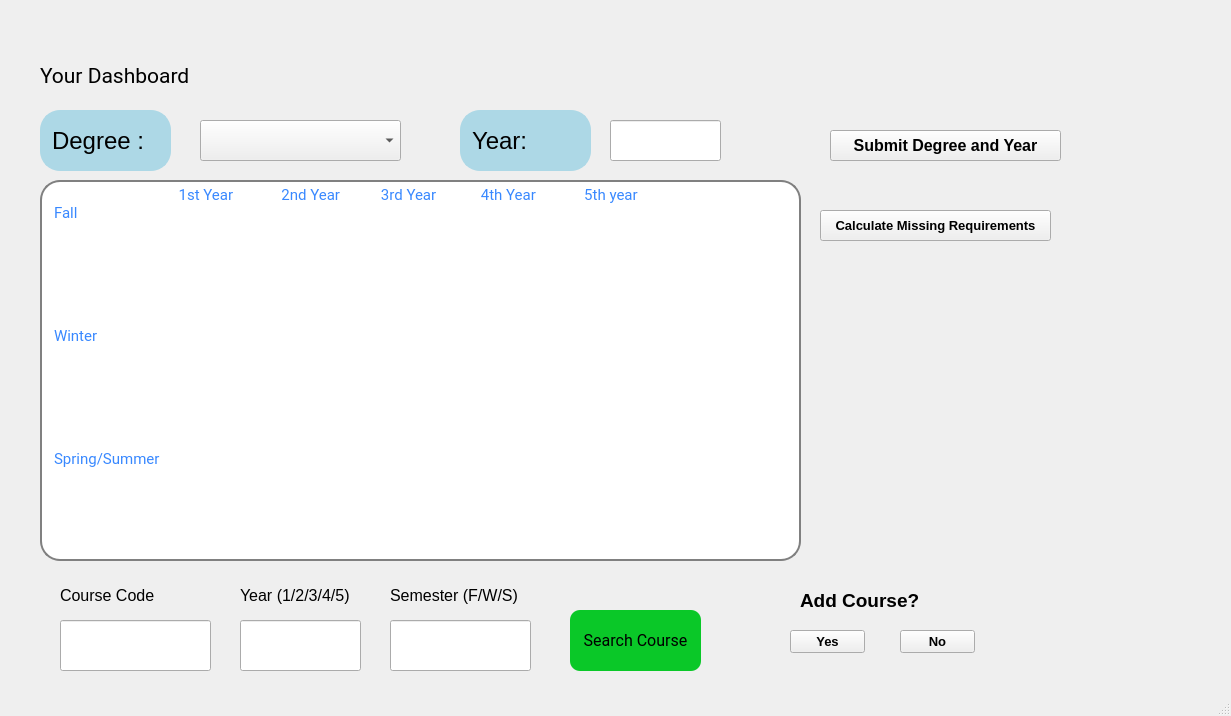
 <widget class="QMainWindow" name="DashBoard">
  <property name="geometry">
   <rect>
    <x>0</x>
    <y>0</y>
    <width>1231</width>
    <height>716</height>
   </rect>
  </property>
  <property name="windowTitle">
   <string>MainWindow</string>
  </property>
  <widget class="QWidget" name="centralwidget">
   <widget class="QTextBrowser" name="textBrowser_16">
    <property name="geometry">
     <rect>
      <x>660</x>
      <y>450</y>
      <width>71</width>
      <height>41</height>
     </rect>
    </property>
    <property name="styleSheet">
     <string notr="true">
border: 0px solid lightblue;</string>
    </property>
    <property name="verticalScrollBarPolicy">
     <enum>Qt::ScrollBarAlwaysOff</enum>
    </property>
    <property name="html">
     <string>&lt;!DOCTYPE HTML PUBLIC &quot;-//W3C//DTD HTML 4.0//EN&quot; &quot;http://www.w3.org/TR/REC-html40/strict.dtd&quot;&gt;
&lt;html&gt;&lt;head&gt;&lt;meta name=&quot;qrichtext&quot; content=&quot;1&quot; /&gt;&lt;style type=&quot;text/css&quot;&gt;
p, li { white-space: pre-wrap; }
&lt;/style&gt;&lt;/head&gt;&lt;body style=&quot; font-family:'MS Shell Dlg 2'; font-size:9.75pt; font-weight:400; font-style:normal;&quot;&gt;
&lt;p style=&quot;-qt-paragraph-type:empty; margin-top:0px; margin-bottom:0px; margin-left:0px; margin-right:0px; -qt-block-indent:0; text-indent:0px; font-size:8.25pt;&quot;&gt;&lt;br /&gt;&lt;/p&gt;&lt;/body&gt;&lt;/html&gt;</string>
    </property>
   </widget>
   <widget class="QTextBrowser" name="textBrowser_13">
    <property name="geometry">
     <rect>
      <x>560</x>
      <y>450</y>
      <width>71</width>
      <height>41</height>
     </rect>
    </property>
    <property name="styleSheet">
     <string notr="true">
border: 0px solid lightblue;</string>
    </property>
    <property name="verticalScrollBarPolicy">
     <enum>Qt::ScrollBarAlwaysOff</enum>
    </property>
    <property name="html">
     <string>&lt;!DOCTYPE HTML PUBLIC &quot;-//W3C//DTD HTML 4.0//EN&quot; &quot;http://www.w3.org/TR/REC-html40/strict.dtd&quot;&gt;
&lt;html&gt;&lt;head&gt;&lt;meta name=&quot;qrichtext&quot; content=&quot;1&quot; /&gt;&lt;style type=&quot;text/css&quot;&gt;
p, li { white-space: pre-wrap; }
&lt;/style&gt;&lt;/head&gt;&lt;body style=&quot; font-family:'MS Shell Dlg 2'; font-size:9.75pt; font-weight:400; font-style:normal;&quot;&gt;
&lt;p style=&quot;-qt-paragraph-type:empty; margin-top:0px; margin-bottom:0px; margin-left:0px; margin-right:0px; -qt-block-indent:0; text-indent:0px; font-size:8.25pt;&quot;&gt;&lt;br /&gt;&lt;/p&gt;&lt;/body&gt;&lt;/html&gt;</string>
    </property>
   </widget>
   <widget class="QPushButton" name="pushButton_2">
    <property name="geometry">
     <rect>
      <x>570</x>
      <y>610</y>
      <width>131</width>
      <height>61</height>
     </rect>
    </property>
    <property name="font">
     <font>
      <family>Roboto</family>
      <pointsize>12</pointsize>
     </font>
    </property>
    <property name="styleSheet">
     <string notr="true">background-color: rgb(10, 200, 40);
  border-radius: 10px;</string>
    </property>
    <property name="text">
     <string>Search Course</string>
    </property>
   </widget>
   <widget class="QLineEdit" name="lineEdit_3">
    <property name="geometry">
     <rect>
      <x>60</x>
      <y>620</y>
      <width>151</width>
      <height>51</height>
     </rect>
    </property>
    <property name="text">
     <string/>
    </property>
   </widget>
   <widget class="QPushButton" name="yesBtn">
    <property name="geometry">
     <rect>
      <x>790</x>
      <y>630</y>
      <width>75</width>
      <height>23</height>
     </rect>
    </property>
    <property name="font">
     <font>
      <pointsize>10</pointsize>
      <weight>75</weight>
      <bold>true</bold>
     </font>
    </property>
    <property name="text">
     <string>Yes</string>
    </property>
   </widget>
   <widget class="QLineEdit" name="lineEdit_5">
    <property name="geometry">
     <rect>
      <x>460</x>
      <y>110</y>
      <width>131</width>
      <height>61</height>
     </rect>
    </property>
    <property name="font">
     <font>
      <family>MS Shell Dlg 2</family>
      <pointsize>18</pointsize>
     </font>
    </property>
    <property name="styleSheet">
     <string notr="true"> QLineEdit {
     border: 2px solid lightblue;
     border-radius: 20px;
     padding: 0 8px;
     background: lightblue;
     selection-background-color: darkgray;
 }</string>
    </property>
    <property name="text">
     <string>Year:</string>
    </property>
    <property name="readOnly">
     <bool>true</bool>
    </property>
   </widget>
   <widget class="QLabel" name="label_3">
    <property name="geometry">
     <rect>
      <x>60</x>
      <y>580</y>
      <width>121</width>
      <height>31</height>
     </rect>
    </property>
    <property name="font">
     <font>
      <pointsize>12</pointsize>
     </font>
    </property>
    <property name="text">
     <string>Course Code</string>
    </property>
   </widget>
   <widget class="QTextBrowser" name="textBrowser_14">
    <property name="geometry">
     <rect>
      <x>680</x>
      <y>250</y>
      <width>101</width>
      <height>81</height>
     </rect>
    </property>
    <property name="styleSheet">
     <string notr="true">border: 0px solid lightblue;</string>
    </property>
    <property name="verticalScrollBarPolicy">
     <enum>Qt::ScrollBarAlwaysOff</enum>
    </property>
    <property name="html">
     <string>&lt;!DOCTYPE HTML PUBLIC &quot;-//W3C//DTD HTML 4.0//EN&quot; &quot;http://www.w3.org/TR/REC-html40/strict.dtd&quot;&gt;
&lt;html&gt;&lt;head&gt;&lt;meta name=&quot;qrichtext&quot; content=&quot;1&quot; /&gt;&lt;style type=&quot;text/css&quot;&gt;
p, li { white-space: pre-wrap; }
&lt;/style&gt;&lt;/head&gt;&lt;body style=&quot; font-family:'MS Shell Dlg 2'; font-size:9.75pt; font-weight:400; font-style:normal;&quot;&gt;
&lt;p style=&quot;-qt-paragraph-type:empty; margin-top:0px; margin-bottom:0px; margin-left:0px; margin-right:0px; -qt-block-indent:0; text-indent:0px; font-size:8.25pt;&quot;&gt;&lt;br /&gt;&lt;/p&gt;&lt;/body&gt;&lt;/html&gt;</string>
    </property>
   </widget>
   <widget class="QTextEdit" name="textEdit">
    <property name="enabled">
     <bool>true</bool>
    </property>
    <property name="geometry">
     <rect>
      <x>40</x>
      <y>180</y>
      <width>761</width>
      <height>381</height>
     </rect>
    </property>
    <property name="font">
     <font>
      <family>Roboto</family>
      <pointsize>9</pointsize>
     </font>
    </property>
    <property name="styleSheet">
     <string notr="true"> QTextEdit {
     border: 2px solid gray;
     border-radius: 20px;
     padding: 0 8px;
     background: white;
     selection-background-color: darkgray;
	
	color: rgb(56, 136, 255);

 }</string>
    </property>
    <property name="html">
     <string>&lt;!DOCTYPE HTML PUBLIC &quot;-//W3C//DTD HTML 4.0//EN&quot; &quot;http://www.w3.org/TR/REC-html40/strict.dtd&quot;&gt;
&lt;html&gt;&lt;head&gt;&lt;meta name=&quot;qrichtext&quot; content=&quot;1&quot; /&gt;&lt;style type=&quot;text/css&quot;&gt;
p, li { white-space: pre-wrap; }
&lt;/style&gt;&lt;/head&gt;&lt;body style=&quot; font-family:'Roboto'; font-size:9pt; font-weight:400; font-style:normal;&quot;&gt;
&lt;p style=&quot; margin-top:0px; margin-bottom:0px; margin-left:0px; margin-right:0px; -qt-block-indent:0; text-indent:0px;&quot;&gt;&lt;span style=&quot; font-family:'MS Shell Dlg 2'; font-size:11pt;&quot;&gt;	            1st Year             2nd Year           3rd Year            4th Year             5th year	&lt;/span&gt;&lt;/p&gt;
&lt;p style=&quot; margin-top:0px; margin-bottom:0px; margin-left:0px; margin-right:0px; -qt-block-indent:0; text-indent:0px;&quot;&gt;&lt;span style=&quot; font-family:'MS Shell Dlg 2'; font-size:11pt;&quot;&gt;Fall	&lt;/span&gt;&lt;/p&gt;
&lt;p style=&quot;-qt-paragraph-type:empty; margin-top:0px; margin-bottom:0px; margin-left:0px; margin-right:0px; -qt-block-indent:0; text-indent:0px; font-family:'MS Shell Dlg 2'; font-size:11pt;&quot;&gt;&lt;br /&gt;&lt;/p&gt;
&lt;p style=&quot;-qt-paragraph-type:empty; margin-top:0px; margin-bottom:0px; margin-left:0px; margin-right:0px; -qt-block-indent:0; text-indent:0px; font-family:'MS Shell Dlg 2'; font-size:11pt;&quot;&gt;&lt;br /&gt;&lt;/p&gt;
&lt;p style=&quot;-qt-paragraph-type:empty; margin-top:0px; margin-bottom:0px; margin-left:0px; margin-right:0px; -qt-block-indent:0; text-indent:0px; font-family:'MS Shell Dlg 2'; font-size:11pt;&quot;&gt;&lt;br /&gt;&lt;/p&gt;
&lt;p style=&quot;-qt-paragraph-type:empty; margin-top:0px; margin-bottom:0px; margin-left:0px; margin-right:0px; -qt-block-indent:0; text-indent:0px; font-family:'MS Shell Dlg 2'; font-size:11pt;&quot;&gt;&lt;br /&gt;&lt;/p&gt;
&lt;p style=&quot;-qt-paragraph-type:empty; margin-top:0px; margin-bottom:0px; margin-left:0px; margin-right:0px; -qt-block-indent:0; text-indent:0px;&quot;&gt;&lt;br /&gt;&lt;/p&gt;
&lt;p style=&quot;-qt-paragraph-type:empty; margin-top:0px; margin-bottom:0px; margin-left:0px; margin-right:0px; -qt-block-indent:0; text-indent:0px; font-family:'MS Shell Dlg 2'; font-size:11pt;&quot;&gt;&lt;br /&gt;&lt;/p&gt;
&lt;p style=&quot; margin-top:0px; margin-bottom:0px; margin-left:0px; margin-right:0px; -qt-block-indent:0; text-indent:0px;&quot;&gt;&lt;span style=&quot; font-family:'MS Shell Dlg 2'; font-size:11pt;&quot;&gt;Winter&lt;/span&gt;&lt;/p&gt;
&lt;p style=&quot;-qt-paragraph-type:empty; margin-top:0px; margin-bottom:0px; margin-left:0px; margin-right:0px; -qt-block-indent:0; text-indent:0px; font-family:'MS Shell Dlg 2'; font-size:11pt;&quot;&gt;&lt;br /&gt;&lt;/p&gt;
&lt;p style=&quot;-qt-paragraph-type:empty; margin-top:0px; margin-bottom:0px; margin-left:0px; margin-right:0px; -qt-block-indent:0; text-indent:0px; font-family:'MS Shell Dlg 2'; font-size:11pt;&quot;&gt;&lt;br /&gt;&lt;/p&gt;
&lt;p style=&quot;-qt-paragraph-type:empty; margin-top:0px; margin-bottom:0px; margin-left:0px; margin-right:0px; -qt-block-indent:0; text-indent:0px; font-family:'MS Shell Dlg 2'; font-size:11pt;&quot;&gt;&lt;br /&gt;&lt;/p&gt;
&lt;p style=&quot;-qt-paragraph-type:empty; margin-top:0px; margin-bottom:0px; margin-left:0px; margin-right:0px; -qt-block-indent:0; text-indent:0px; font-family:'MS Shell Dlg 2'; font-size:11pt;&quot;&gt;&lt;br /&gt;&lt;/p&gt;
&lt;p style=&quot;-qt-paragraph-type:empty; margin-top:0px; margin-bottom:0px; margin-left:0px; margin-right:0px; -qt-block-indent:0; text-indent:0px;&quot;&gt;&lt;br /&gt;&lt;/p&gt;
&lt;p style=&quot;-qt-paragraph-type:empty; margin-top:0px; margin-bottom:0px; margin-left:0px; margin-right:0px; -qt-block-indent:0; text-indent:0px; font-family:'MS Shell Dlg 2'; font-size:11pt;&quot;&gt;&lt;br /&gt;&lt;/p&gt;
&lt;p style=&quot; margin-top:0px; margin-bottom:0px; margin-left:0px; margin-right:0px; -qt-block-indent:0; text-indent:0px;&quot;&gt;&lt;span style=&quot; font-family:'MS Shell Dlg 2'; font-size:11pt;&quot;&gt;Spring/Summer&lt;/span&gt;&lt;/p&gt;&lt;/body&gt;&lt;/html&gt;</string>
    </property>
   </widget>
   <widget class="QTextBrowser" name="textBrowser">
    <property name="geometry">
     <rect>
      <x>190</x>
      <y>250</y>
      <width>101</width>
      <height>81</height>
     </rect>
    </property>
    <property name="styleSheet">
     <string notr="true">
border: 0px solid lightblue;
</string>
    </property>
    <property name="verticalScrollBarPolicy">
     <enum>Qt::ScrollBarAlwaysOff</enum>
    </property>
    <property name="html">
     <string>&lt;!DOCTYPE HTML PUBLIC &quot;-//W3C//DTD HTML 4.0//EN&quot; &quot;http://www.w3.org/TR/REC-html40/strict.dtd&quot;&gt;
&lt;html&gt;&lt;head&gt;&lt;meta name=&quot;qrichtext&quot; content=&quot;1&quot; /&gt;&lt;style type=&quot;text/css&quot;&gt;
p, li { white-space: pre-wrap; }
&lt;/style&gt;&lt;/head&gt;&lt;body style=&quot; font-family:'MS Shell Dlg 2'; font-size:9.75pt; font-weight:400; font-style:normal;&quot;&gt;
&lt;p style=&quot;-qt-paragraph-type:empty; margin-top:0px; margin-bottom:0px; margin-left:0px; margin-right:0px; -qt-block-indent:0; text-indent:0px; font-size:8.25pt;&quot;&gt;&lt;br /&gt;&lt;/p&gt;&lt;/body&gt;&lt;/html&gt;</string>
    </property>
   </widget>
   <widget class="QLineEdit" name="yearIn">
    <property name="geometry">
     <rect>
      <x>610</x>
      <y>120</y>
      <width>111</width>
      <height>41</height>
     </rect>
    </property>
    <property name="font">
     <font>
      <pointsize>11</pointsize>
     </font>
    </property>
   </widget>
   <widget class="QTextBrowser" name="textBrowser_11">
    <property name="geometry">
     <rect>
      <x>430</x>
      <y>340</y>
      <width>101</width>
      <height>81</height>
     </rect>
    </property>
    <property name="styleSheet">
     <string notr="true">border: 0px solid lightblue;</string>
    </property>
    <property name="verticalScrollBarPolicy">
     <enum>Qt::ScrollBarAlwaysOff</enum>
    </property>
    <property name="html">
     <string>&lt;!DOCTYPE HTML PUBLIC &quot;-//W3C//DTD HTML 4.0//EN&quot; &quot;http://www.w3.org/TR/REC-html40/strict.dtd&quot;&gt;
&lt;html&gt;&lt;head&gt;&lt;meta name=&quot;qrichtext&quot; content=&quot;1&quot; /&gt;&lt;style type=&quot;text/css&quot;&gt;
p, li { white-space: pre-wrap; }
&lt;/style&gt;&lt;/head&gt;&lt;body style=&quot; font-family:'MS Shell Dlg 2'; font-size:9.75pt; font-weight:400; font-style:normal;&quot;&gt;
&lt;p style=&quot;-qt-paragraph-type:empty; margin-top:0px; margin-bottom:0px; margin-left:0px; margin-right:0px; -qt-block-indent:0; text-indent:0px; font-size:8.25pt;&quot;&gt;&lt;br /&gt;&lt;/p&gt;&lt;/body&gt;&lt;/html&gt;</string>
    </property>
   </widget>
   <widget class="QTextBrowser" name="textBrowser_12">
    <property name="geometry">
     <rect>
      <x>430</x>
      <y>450</y>
      <width>71</width>
      <height>41</height>
     </rect>
    </property>
    <property name="styleSheet">
     <string notr="true">
border: 0px solid lightblue;</string>
    </property>
    <property name="verticalScrollBarPolicy">
     <enum>Qt::ScrollBarAlwaysOff</enum>
    </property>
    <property name="html">
     <string>&lt;!DOCTYPE HTML PUBLIC &quot;-//W3C//DTD HTML 4.0//EN&quot; &quot;http://www.w3.org/TR/REC-html40/strict.dtd&quot;&gt;
&lt;html&gt;&lt;head&gt;&lt;meta name=&quot;qrichtext&quot; content=&quot;1&quot; /&gt;&lt;style type=&quot;text/css&quot;&gt;
p, li { white-space: pre-wrap; }
&lt;/style&gt;&lt;/head&gt;&lt;body style=&quot; font-family:'MS Shell Dlg 2'; font-size:9.75pt; font-weight:400; font-style:normal;&quot;&gt;
&lt;p style=&quot;-qt-paragraph-type:empty; margin-top:0px; margin-bottom:0px; margin-left:0px; margin-right:0px; -qt-block-indent:0; text-indent:0px; font-size:8.25pt;&quot;&gt;&lt;br /&gt;&lt;/p&gt;&lt;/body&gt;&lt;/html&gt;</string>
    </property>
   </widget>
   <widget class="QTextBrowser" name="textBrowser_9">
    <property name="geometry">
     <rect>
      <x>310</x>
      <y>340</y>
      <width>101</width>
      <height>81</height>
     </rect>
    </property>
    <property name="styleSheet">
     <string notr="true">
border: 0px solid lightblue;</string>
    </property>
    <property name="verticalScrollBarPolicy">
     <enum>Qt::ScrollBarAlwaysOff</enum>
    </property>
    <property name="html">
     <string>&lt;!DOCTYPE HTML PUBLIC &quot;-//W3C//DTD HTML 4.0//EN&quot; &quot;http://www.w3.org/TR/REC-html40/strict.dtd&quot;&gt;
&lt;html&gt;&lt;head&gt;&lt;meta name=&quot;qrichtext&quot; content=&quot;1&quot; /&gt;&lt;style type=&quot;text/css&quot;&gt;
p, li { white-space: pre-wrap; }
&lt;/style&gt;&lt;/head&gt;&lt;body style=&quot; font-family:'MS Shell Dlg 2'; font-size:9.75pt; font-weight:400; font-style:normal;&quot;&gt;
&lt;p style=&quot;-qt-paragraph-type:empty; margin-top:0px; margin-bottom:0px; margin-left:0px; margin-right:0px; -qt-block-indent:0; text-indent:0px; font-size:8.25pt;&quot;&gt;&lt;br /&gt;&lt;/p&gt;&lt;/body&gt;&lt;/html&gt;</string>
    </property>
   </widget>
   <widget class="QLineEdit" name="lineEdit">
    <property name="geometry">
     <rect>
      <x>40</x>
      <y>110</y>
      <width>131</width>
      <height>61</height>
     </rect>
    </property>
    <property name="font">
     <font>
      <family>MS Shell Dlg 2</family>
      <pointsize>18</pointsize>
     </font>
    </property>
    <property name="styleSheet">
     <string notr="true"> QLineEdit {
     border: 2px solid lightblue;
     border-radius: 20px;
     padding: 0 8px;
     background: lightblue;
     selection-background-color: darkgray;
 }</string>
    </property>
    <property name="text">
     <string>Degree : </string>
    </property>
    <property name="readOnly">
     <bool>true</bool>
    </property>
   </widget>
   <widget class="QLineEdit" name="lineEdit_4">
    <property name="geometry">
     <rect>
      <x>390</x>
      <y>620</y>
      <width>141</width>
      <height>51</height>
     </rect>
    </property>
   </widget>
   <widget class="QTextBrowser" name="textBrowser_3">
    <property name="geometry">
     <rect>
      <x>430</x>
      <y>250</y>
      <width>101</width>
      <height>81</height>
     </rect>
    </property>
    <property name="styleSheet">
     <string notr="true">border: 0px solid lightblue;</string>
    </property>
    <property name="verticalScrollBarPolicy">
     <enum>Qt::ScrollBarAlwaysOff</enum>
    </property>
    <property name="html">
     <string>&lt;!DOCTYPE HTML PUBLIC &quot;-//W3C//DTD HTML 4.0//EN&quot; &quot;http://www.w3.org/TR/REC-html40/strict.dtd&quot;&gt;
&lt;html&gt;&lt;head&gt;&lt;meta name=&quot;qrichtext&quot; content=&quot;1&quot; /&gt;&lt;style type=&quot;text/css&quot;&gt;
p, li { white-space: pre-wrap; }
&lt;/style&gt;&lt;/head&gt;&lt;body style=&quot; font-family:'MS Shell Dlg 2'; font-size:9.75pt; font-weight:400; font-style:normal;&quot;&gt;
&lt;p style=&quot;-qt-paragraph-type:empty; margin-top:0px; margin-bottom:0px; margin-left:0px; margin-right:0px; -qt-block-indent:0; text-indent:0px; font-size:8.25pt;&quot;&gt;&lt;br /&gt;&lt;/p&gt;&lt;/body&gt;&lt;/html&gt;</string>
    </property>
   </widget>
   <widget class="QPushButton" name="submitBtn">
    <property name="geometry">
     <rect>
      <x>830</x>
      <y>130</y>
      <width>231</width>
      <height>31</height>
     </rect>
    </property>
    <property name="font">
     <font>
      <pointsize>12</pointsize>
      <weight>75</weight>
      <bold>true</bold>
     </font>
    </property>
    <property name="text">
     <string>Submit Degree and Year</string>
    </property>
   </widget>
   <widget class="QLabel" name="label">
    <property name="geometry">
     <rect>
      <x>40</x>
      <y>40</y>
      <width>201</width>
      <height>71</height>
     </rect>
    </property>
    <property name="font">
     <font>
      <family>Roboto</family>
      <pointsize>16</pointsize>
     </font>
    </property>
    <property name="text">
     <string>Your Dashboard</string>
    </property>
   </widget>
   <widget class="QPushButton" name="noBtn">
    <property name="geometry">
     <rect>
      <x>900</x>
      <y>630</y>
      <width>75</width>
      <height>23</height>
     </rect>
    </property>
    <property name="font">
     <font>
      <pointsize>10</pointsize>
      <weight>75</weight>
      <bold>true</bold>
     </font>
    </property>
    <property name="text">
     <string>No</string>
    </property>
   </widget>
   <widget class="QLabel" name="label_4">
    <property name="geometry">
     <rect>
      <x>240</x>
      <y>580</y>
      <width>151</width>
      <height>31</height>
     </rect>
    </property>
    <property name="font">
     <font>
      <pointsize>12</pointsize>
     </font>
    </property>
    <property name="text">
     <string>Year (1/2/3/4/5)</string>
    </property>
   </widget>
   <widget class="QLabel" name="label_2">
    <property name="geometry">
     <rect>
      <x>660</x>
      <y>60</y>
      <width>141</width>
      <height>51</height>
     </rect>
    </property>
    <property name="font">
     <font>
      <family>Roboto</family>
      <pointsize>14</pointsize>
     </font>
    </property>
    <property name="text">
     <string/>
    </property>
   </widget>
   <widget class="QPushButton" name="missingBtn">
    <property name="geometry">
     <rect>
      <x>820</x>
      <y>210</y>
      <width>231</width>
      <height>31</height>
     </rect>
    </property>
    <property name="font">
     <font>
      <pointsize>10</pointsize>
      <weight>75</weight>
      <bold>true</bold>
     </font>
    </property>
    <property name="text">
     <string>Calculate Missing Requirements</string>
    </property>
   </widget>
   <widget class="QLabel" name="label_5">
    <property name="geometry">
     <rect>
      <x>390</x>
      <y>580</y>
      <width>171</width>
      <height>31</height>
     </rect>
    </property>
    <property name="font">
     <font>
      <pointsize>12</pointsize>
     </font>
    </property>
    <property name="text">
     <string>Semester (F/W/S)</string>
    </property>
   </widget>
   <widget class="QTextBrowser" name="textBrowser_6">
    <property name="geometry">
     <rect>
      <x>190</x>
      <y>340</y>
      <width>101</width>
      <height>81</height>
     </rect>
    </property>
    <property name="styleSheet">
     <string notr="true">


border: 0px solid lightblue;</string>
    </property>
    <property name="verticalScrollBarPolicy">
     <enum>Qt::ScrollBarAlwaysOff</enum>
    </property>
    <property name="html">
     <string>&lt;!DOCTYPE HTML PUBLIC &quot;-//W3C//DTD HTML 4.0//EN&quot; &quot;http://www.w3.org/TR/REC-html40/strict.dtd&quot;&gt;
&lt;html&gt;&lt;head&gt;&lt;meta name=&quot;qrichtext&quot; content=&quot;1&quot; /&gt;&lt;style type=&quot;text/css&quot;&gt;
p, li { white-space: pre-wrap; }
&lt;/style&gt;&lt;/head&gt;&lt;body style=&quot; font-family:'MS Shell Dlg 2'; font-size:9.75pt; font-weight:400; font-style:normal;&quot;&gt;
&lt;p style=&quot;-qt-paragraph-type:empty; margin-top:0px; margin-bottom:0px; margin-left:0px; margin-right:0px; -qt-block-indent:0; text-indent:0px; font-size:8.25pt;&quot;&gt;&lt;br /&gt;&lt;/p&gt;&lt;/body&gt;&lt;/html&gt;</string>
    </property>
   </widget>
   <widget class="QTextBrowser" name="textBrowser_15">
    <property name="geometry">
     <rect>
      <x>670</x>
      <y>340</y>
      <width>101</width>
      <height>81</height>
     </rect>
    </property>
    <property name="styleSheet">
     <string notr="true">border: 0px solid lightblue;</string>
    </property>
    <property name="verticalScrollBarPolicy">
     <enum>Qt::ScrollBarAlwaysOff</enum>
    </property>
    <property name="html">
     <string>&lt;!DOCTYPE HTML PUBLIC &quot;-//W3C//DTD HTML 4.0//EN&quot; &quot;http://www.w3.org/TR/REC-html40/strict.dtd&quot;&gt;
&lt;html&gt;&lt;head&gt;&lt;meta name=&quot;qrichtext&quot; content=&quot;1&quot; /&gt;&lt;style type=&quot;text/css&quot;&gt;
p, li { white-space: pre-wrap; }
&lt;/style&gt;&lt;/head&gt;&lt;body style=&quot; font-family:'MS Shell Dlg 2'; font-size:9.75pt; font-weight:400; font-style:normal;&quot;&gt;
&lt;p style=&quot;-qt-paragraph-type:empty; margin-top:0px; margin-bottom:0px; margin-left:0px; margin-right:0px; -qt-block-indent:0; text-indent:0px; font-size:8.25pt;&quot;&gt;&lt;br /&gt;&lt;/p&gt;&lt;/body&gt;&lt;/html&gt;</string>
    </property>
   </widget>
   <widget class="QTextBrowser" name="textBrowser_7">
    <property name="geometry">
     <rect>
      <x>190</x>
      <y>450</y>
      <width>71</width>
      <height>41</height>
     </rect>
    </property>
    <property name="styleSheet">
     <string notr="true">
border: 0px solid lightblue;</string>
    </property>
    <property name="verticalScrollBarPolicy">
     <enum>Qt::ScrollBarAlwaysOff</enum>
    </property>
    <property name="html">
     <string>&lt;!DOCTYPE HTML PUBLIC &quot;-//W3C//DTD HTML 4.0//EN&quot; &quot;http://www.w3.org/TR/REC-html40/strict.dtd&quot;&gt;
&lt;html&gt;&lt;head&gt;&lt;meta name=&quot;qrichtext&quot; content=&quot;1&quot; /&gt;&lt;style type=&quot;text/css&quot;&gt;
p, li { white-space: pre-wrap; }
&lt;/style&gt;&lt;/head&gt;&lt;body style=&quot; font-family:'MS Shell Dlg 2'; font-size:9.75pt; font-weight:400; font-style:normal;&quot;&gt;
&lt;p style=&quot;-qt-paragraph-type:empty; margin-top:0px; margin-bottom:0px; margin-left:0px; margin-right:0px; -qt-block-indent:0; text-indent:0px; font-size:8.25pt;&quot;&gt;&lt;br /&gt;&lt;/p&gt;&lt;/body&gt;&lt;/html&gt;</string>
    </property>
   </widget>
   <widget class="QLineEdit" name="lineEdit_2">
    <property name="geometry">
     <rect>
      <x>240</x>
      <y>620</y>
      <width>121</width>
      <height>51</height>
     </rect>
    </property>
    <property name="text">
     <string/>
    </property>
   </widget>
   <widget class="QLabel" name="addCourseLabel">
    <property name="geometry">
     <rect>
      <x>800</x>
      <y>590</y>
      <width>131</width>
      <height>21</height>
     </rect>
    </property>
    <property name="font">
     <font>
      <pointsize>14</pointsize>
      <weight>75</weight>
      <bold>true</bold>
     </font>
    </property>
    <property name="text">
     <string>Add Course?</string>
    </property>
   </widget>
   <widget class="QTextBrowser" name="textBrowser_8">
    <property name="geometry">
     <rect>
      <x>310</x>
      <y>250</y>
      <width>101</width>
      <height>81</height>
     </rect>
    </property>
    <property name="styleSheet">
     <string notr="true">
border: 0px solid lightblue;</string>
    </property>
    <property name="verticalScrollBarPolicy">
     <enum>Qt::ScrollBarAlwaysOff</enum>
    </property>
    <property name="html">
     <string>&lt;!DOCTYPE HTML PUBLIC &quot;-//W3C//DTD HTML 4.0//EN&quot; &quot;http://www.w3.org/TR/REC-html40/strict.dtd&quot;&gt;
&lt;html&gt;&lt;head&gt;&lt;meta name=&quot;qrichtext&quot; content=&quot;1&quot; /&gt;&lt;style type=&quot;text/css&quot;&gt;
p, li { white-space: pre-wrap; }
&lt;/style&gt;&lt;/head&gt;&lt;body style=&quot; font-family:'MS Shell Dlg 2'; font-size:9.75pt; font-weight:400; font-style:normal;&quot;&gt;
&lt;p style=&quot;-qt-paragraph-type:empty; margin-top:0px; margin-bottom:0px; margin-left:0px; margin-right:0px; -qt-block-indent:0; text-indent:0px; font-size:8.25pt;&quot;&gt;&lt;br /&gt;&lt;/p&gt;&lt;/body&gt;&lt;/html&gt;</string>
    </property>
   </widget>
   <widget class="QTextBrowser" name="textBrowser_4">
    <property name="geometry">
     <rect>
      <x>560</x>
      <y>250</y>
      <width>101</width>
      <height>81</height>
     </rect>
    </property>
    <property name="styleSheet">
     <string notr="true">border: 0px solid lightblue;</string>
    </property>
    <property name="verticalScrollBarPolicy">
     <enum>Qt::ScrollBarAlwaysOff</enum>
    </property>
    <property name="html">
     <string>&lt;!DOCTYPE HTML PUBLIC &quot;-//W3C//DTD HTML 4.0//EN&quot; &quot;http://www.w3.org/TR/REC-html40/strict.dtd&quot;&gt;
&lt;html&gt;&lt;head&gt;&lt;meta name=&quot;qrichtext&quot; content=&quot;1&quot; /&gt;&lt;style type=&quot;text/css&quot;&gt;
p, li { white-space: pre-wrap; }
&lt;/style&gt;&lt;/head&gt;&lt;body style=&quot; font-family:'MS Shell Dlg 2'; font-size:9.75pt; font-weight:400; font-style:normal;&quot;&gt;
&lt;p style=&quot;-qt-paragraph-type:empty; margin-top:0px; margin-bottom:0px; margin-left:0px; margin-right:0px; -qt-block-indent:0; text-indent:0px; font-size:8.25pt;&quot;&gt;&lt;br /&gt;&lt;/p&gt;&lt;/body&gt;&lt;/html&gt;</string>
    </property>
   </widget>
   <widget class="QTextBrowser" name="textBrowser_10">
    <property name="geometry">
     <rect>
      <x>310</x>
      <y>450</y>
      <width>71</width>
      <height>41</height>
     </rect>
    </property>
    <property name="styleSheet">
     <string notr="true">
border: 0px solid lightblue;</string>
    </property>
    <property name="verticalScrollBarPolicy">
     <enum>Qt::ScrollBarAlwaysOff</enum>
    </property>
    <property name="html">
     <string>&lt;!DOCTYPE HTML PUBLIC &quot;-//W3C//DTD HTML 4.0//EN&quot; &quot;http://www.w3.org/TR/REC-html40/strict.dtd&quot;&gt;
&lt;html&gt;&lt;head&gt;&lt;meta name=&quot;qrichtext&quot; content=&quot;1&quot; /&gt;&lt;style type=&quot;text/css&quot;&gt;
p, li { white-space: pre-wrap; }
&lt;/style&gt;&lt;/head&gt;&lt;body style=&quot; font-family:'MS Shell Dlg 2'; font-size:9.75pt; font-weight:400; font-style:normal;&quot;&gt;
&lt;p style=&quot;-qt-paragraph-type:empty; margin-top:0px; margin-bottom:0px; margin-left:0px; margin-right:0px; -qt-block-indent:0; text-indent:0px; font-size:8.25pt;&quot;&gt;&lt;br /&gt;&lt;/p&gt;&lt;/body&gt;&lt;/html&gt;</string>
    </property>
   </widget>
   <widget class="QTextBrowser" name="textBrowser_5">
    <property name="geometry">
     <rect>
      <x>560</x>
      <y>340</y>
      <width>101</width>
      <height>81</height>
     </rect>
    </property>
    <property name="styleSheet">
     <string notr="true">border: 0px solid lightblue;</string>
    </property>
    <property name="verticalScrollBarPolicy">
     <enum>Qt::ScrollBarAlwaysOff</enum>
    </property>
    <property name="html">
     <string>&lt;!DOCTYPE HTML PUBLIC &quot;-//W3C//DTD HTML 4.0//EN&quot; &quot;http://www.w3.org/TR/REC-html40/strict.dtd&quot;&gt;
&lt;html&gt;&lt;head&gt;&lt;meta name=&quot;qrichtext&quot; content=&quot;1&quot; /&gt;&lt;style type=&quot;text/css&quot;&gt;
p, li { white-space: pre-wrap; }
&lt;/style&gt;&lt;/head&gt;&lt;body style=&quot; font-family:'MS Shell Dlg 2'; font-size:9.75pt; font-weight:400; font-style:normal;&quot;&gt;
&lt;p style=&quot;-qt-paragraph-type:empty; margin-top:0px; margin-bottom:0px; margin-left:0px; margin-right:0px; -qt-block-indent:0; text-indent:0px; font-size:8.25pt;&quot;&gt;&lt;br /&gt;&lt;/p&gt;&lt;/body&gt;&lt;/html&gt;</string>
    </property>
   </widget>
   <widget class="QComboBox" name="comboBox">
    <property name="geometry">
     <rect>
      <x>200</x>
      <y>120</y>
      <width>201</width>
      <height>41</height>
     </rect>
    </property>
    <property name="font">
     <font>
      <pointsize>11</pointsize>
     </font>
    </property>
   </widget>
  </widget>
  <widget class="QMenuBar" name="menubar">
   <property name="geometry">
    <rect>
     <x>0</x>
     <y>0</y>
     <width>1231</width>
     <height>21</height>
    </rect>
   </property>
  </widget>
  <widget class="QStatusBar" name="statusbar"/>
 </widget>
